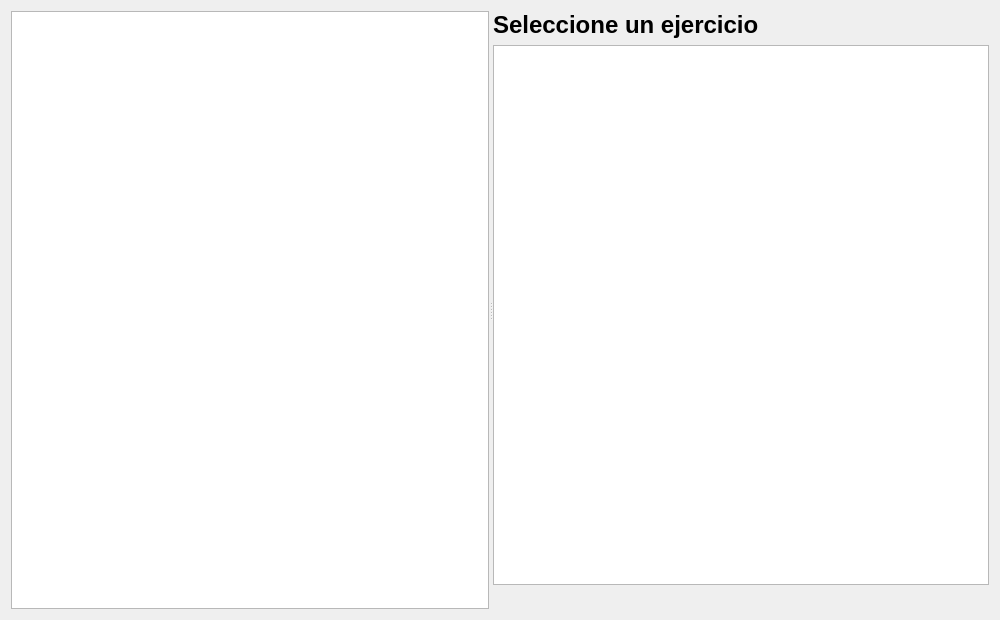
<?xml version="1.0" encoding="UTF-8"?>
<ui version="4.0">
 <class>VentanaLangChain</class>
 <widget class="QDialog" name="VentanaLangChain">
  <property name="windowTitle">
   <string>LangChain - Ejercicios 1–8</string>
  </property>
  <property name="minimumSize">
   <size><width>1000</width><height>620</height></size>
  </property>
  <layout class="QHBoxLayout" name="horizontalLayout">
   <item>
    <widget class="QSplitter" name="splitter">
     <property name="orientation"><enum>Qt::Horizontal</enum></property>
     <property name="opaqueResize"><bool>true</bool></property>

     <!-- LADO IZQUIERDO (menú chico ~1/4, fuente grande) -->
     <widget class="QListWidget" name="listExercises">
      <property name="minimumWidth"><number>220</number></property>
      <property name="styleSheet">
       <string notr="true">QListWidget { font-size: 13pt; } QListWidget::item { height: 32px; }</string>
      </property>
     </widget>

     <!-- LADO DERECHO -->
     <widget class="QWidget" name="rightPane">
      <layout class="QVBoxLayout" name="verticalLayoutRight">
       <item>
        <widget class="QLabel" name="lblTitulo">
         <property name="text"><string>Seleccione un ejercicio</string></property>
         <property name="styleSheet"><string notr="true">font-weight:600; font-size:18pt;</string></property>
        </widget>
       </item>
       <item>
        <widget class="QTextEdit" name="txtDesc">
         <property name="readOnly"><bool>true</bool></property>
         <property name="maximumHeight"><number>120</number></property>
         <property name="styleSheet"><string notr="true">font-size:12pt;</string></property>
        </widget>
       </item>
       <item>
        <widget class="QWidget" name="panelContainer">
         <layout class="QVBoxLayout" name="panelLayout"/>
        </widget>
       </item>
      </layout>
     </widget>
    </widget>
   </item>
  </layout>
 </widget>
 <resources/>
 <connections/>
</ui>
